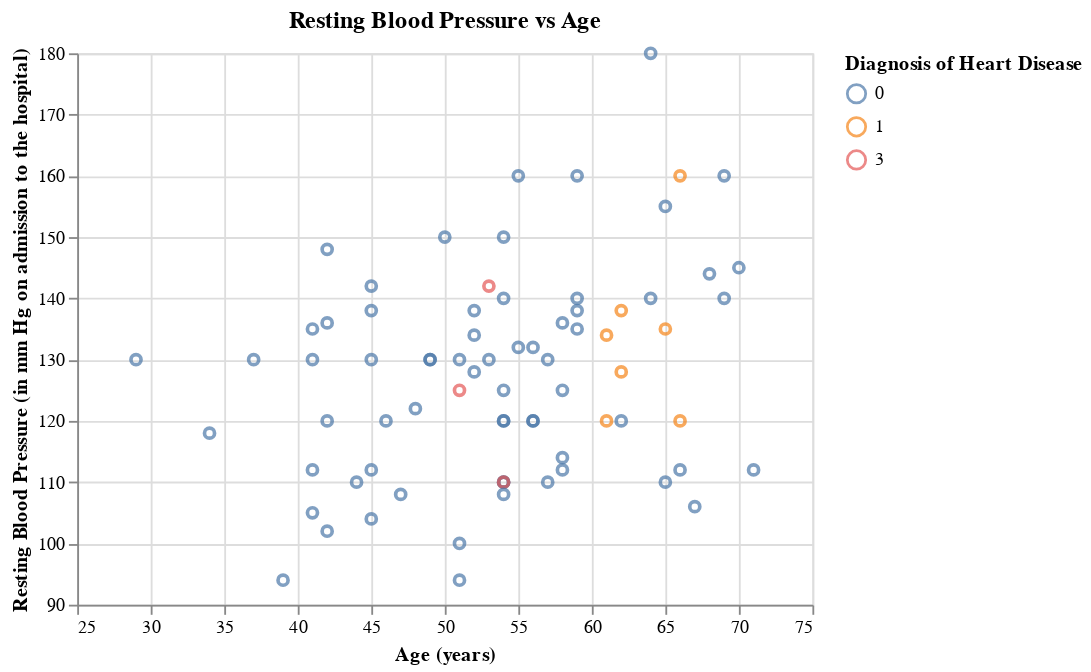

The code cell stored with this chart in its notebook:
### Markdown cell above
There are no clear trends in Serum Cholestral and Age that can be seen through the plot above. However, if a patient falls within the range of ages 50 to 65 and have a Serum Cholestral level of around 200 to 300, they should be aware that they have a higher risk of possessing heart disease.

### Code cell
plot3=alt.Chart(heart_test_predictions).mark_point().encode(
    x=alt.X("age",title = "Age (years)", scale=alt.Scale(zero=False)),
    y=alt.Y("trestbps",title = "Resting Blood Pressure (in mm Hg on admission to the hospital)", scale=alt.Scale(zero=False)),
    color=alt.Color("predicted:N",title = "Diagnosis of Heart Disease")
).properties(title="Resting Blood Pressure vs Age")
plot3

### Figure 1 — Vega-Lite specification as saved in the notebook (floating-point values rounded to 4 significant figures)
{"config": {"view": {"continuousWidth": 400, "continuousHeight": 300}}, "data": {"name": "data-126e00955e0362e263d044f6f4608d0d"}, "mark": "point", "encoding": {"color": {"field": "predicted", "title": "Diagnosis of Heart Disease", "type": "nominal"}, "x": {"field": "age", "scale": {"zero": false}, "title": "Age (years)", "type": "quantitative"}, "y": {"field": "trestbps", "scale": {"zero": false}, "title": "Resting Blood Pressure (in mm Hg on admission to the hospital)", "type": "quantitative"}}, "title": "Resting Blood Pressure vs Age", "$schema": "https://vega.github.io/schema/vega-lite/v4.17.0.json", "datasets": {"data-126e00955e0362e263d044f6f4608d0d": [{"age": 65, "sex": 1, "cp": 4, "trestbps": 110, "chol": 248, "fbs": 0, "restecg": 2, "thalach": 158, "exang": 0, "oldpeak": 0.6, "slope": 1, "ca": 2.0, "thal": 6.0, "num": 1, "predicted": 0}, {"age": 39, "sex": 0, "cp": 3, "trestbps": 94, "chol": 199, "fbs": 0, "restecg": 0, "thalach": 179, "exang": 0, "oldpeak": 0.0, "slope": 1, "ca": 0.0, "thal": 3.0, "num": 0, "predicted": 0}, {"age": 64, "sex": 1, "cp": 3, "trestbps": 140, "chol": 335, "fbs": 0, "restecg": 0, "thalach": 158, "exang": 0, "oldpeak": 0.0, "slope": 1, "ca": 0.0, "thal": 3.0, "num": 1, "predicted": 0}, {"age": 52, "sex": 1, "cp": 4, "trestbps": 128, "chol": 255, "fbs": 0, "restecg": 0, "thalach": 161, "exang": 1, "oldpeak": 0.0, "slope": 1, "ca": 1.0, "thal": 7.0, "num": 1, "predicted": 0}, {"age": 58, "sex": 1, "cp": 4, "trestbps": 125, "chol": 300, "fbs": 0, "restecg": 2, "thalach": 171, "exang": 0, "oldpeak": 0.0, "slope": 1, "ca": 2.0, "thal": 7.0, "num": 1, "predicted": 0}, {"age": 47, "sex": 1, "cp": 3, "trestbps": 108, "chol": 243, "fbs": 0, "restecg": 0, "thalach": 152, "exang": 0, "oldpeak": 0.0, "slope": 1, "ca": 0.0, "thal": 3.0, "num": 1, "predicted": 0}, {"age": 56, "sex": 1, "cp": 2, "trestbps": 120, "chol": 236, "fbs": 0, "restecg": 0, "thalach": 178, "exang": 0, "oldpeak": 0.8, "slope": 1, "ca": 0.0, "thal": 3.0, "num": 0, "predicted": 0}, {"age": 34, "sex": 0, "cp": 2, "trestbps": 118, "chol": 210, "fbs": 0, "restecg": 0, "thalach": 192, "exang": 0, "oldpeak": 0.7, "slope": 1, "ca": 0.0, "thal": 3.0, "num": 0, "predicted": 0}, {"age": 55, "sex": 1, "cp": 4, "trestbps": 132, "chol": 353, "fbs": 0, "restecg": 0, "thalach": 132, "exang": 1, "oldpeak": 1.2, "slope": 2, "ca": 1.0, "thal": 7.0, "num": 3, "predicted": 0}, {"age": 59, "sex": 1, "cp": 1, "trestbps": 160, "chol": 273, "fbs": 0, "restecg": 2, "thalach": 125, "exang": 0, "oldpeak": 0.0, "slope": 1, "ca": 0.0, "thal": 3.0, "num": 1, "predicted": 0}, {"age": 62, "sex": 1, "cp": 4, "trestbps": 120, "chol": 267, "fbs": 0, "restecg": 0, "thalach": 99, "exang": 1, "oldpeak": 1.8, "slope": 2, "ca": 2.0, "thal": 7.0, "num": 1, "predicted": 0}, {"age": 41, "sex": 0, "cp": 3, "trestbps": 112, "chol": 268, "fbs": 0, "restecg": 2, "thalach": 172, "exang": 1, "oldpeak": 0.0, "slope": 1, "ca": 0.0, "thal": 3.0, "num": 0, "predicted": 0}, {"age": 53, "sex": 1, "cp": 4, "trestbps": 142, "chol": 226, "fbs": 0, "restecg": 2, "thalach": 111, "exang": 1, "oldpeak": 0.0, "slope": 1, "ca": 0.0, "thal": 7.0, "num": 0, "predicted": 3}, {"age": 70, "sex": 1, "cp": 4, "trestbps": 145, "chol": 174, "fbs": 0, "restecg": 0, "thalach": 125, "exang": 1, "oldpeak": 2.6, "slope": 3, "ca": 0.0, "thal": 7.0, "num": 4, "predicted": 0}, {"age": 52, "sex": 1, "cp": 3, "trestbps": 138, "chol": 223, "fbs": 0, "restecg": 0, "thalach": 169, "exang": 0, "oldpeak": 0.0, "slope": 1, "ca": null, "thal": 3.0, "num": 0, "predicted": 0}, {"age": 58, "sex": 0, "cp": 2, "trestbps": 136, "chol": 319, "fbs": 1, "restecg": 2, "thalach": 152, "exang": 0, "oldpeak": 0.0, "slope": 1, "ca": 2.0, "thal": 3.0, "num": 3, "predicted": 0}, {"age": 41, "sex": 0, "cp": 2, "trestbps": 105, "chol": 198, "fbs": 0, "restecg": 0, "thalach": 168, "exang": 0, "oldpeak": 0.0, "slope": 1, "ca": 1.0, "thal": 3.0, "num": 0, "predicted": 0}, {"age": 67, "sex": 0, "cp": 4, "trestbps": 106, "chol": 223, "fbs": 0, "restecg": 0, "thalach": 142, "exang": 0, "oldpeak": 0.3, "slope": 1, "ca": 2.0, "thal": 3.0, "num": 0, "predicted": 0}, {"age": 52, "sex": 1, "cp": 2, "trestbps": 134, "chol": 201, "fbs": 0, "restecg": 0, "thalach": 158, "exang": 0, "oldpeak": 0.8, "slope": 1, "ca": 1.0, "thal": 3.0, "num": 0, "predicted": 0}, {"age": 51, "sex": 1, "cp": 3, "trestbps": 94, "chol": 227, "fbs": 0, "restecg": 0, "thalach": 154, "exang": 1, "oldpeak": 0.0, "slope": 1, "ca": 1.0, "thal": 7.0, "num": 0, "predicted": 0}, {"age": 29, "sex": 1, "cp": 2, "trestbps": 130, "chol": 204, "fbs": 0, "restecg": 2, "thalach": 202, "exang": 0, "oldpeak": 0.0, "slope": 1, "ca": 0.0, "thal": 3.0, "num": 0, "predicted": 0}, {"age": 61, "sex": 1, "cp": 4, "trestbps": 120, "chol": 260, "fbs": 0, "restecg": 0, "thalach": 140, "exang": 1, "oldpeak": 3.6, "slope": 2, "ca": 1.0, "thal": 7.0, "num": 2, "predicted": 1}, {"age": 54, "sex": 1, "cp": 4, "trestbps": 110, "chol": 239, "fbs": 0, "restecg": 0, "thalach": 126, "exang": 1, "oldpeak": 2.8, "slope": 2, "ca": 1.0, "thal": 7.0, "num": 3, "predicted": 0}, {"age": 59, "sex": 1, "cp": 4, "trestbps": 140, "chol": 177, "fbs": 0, "restecg": 0, "thalach": 162, "exang": 1, "oldpeak": 0.0, "slope": 1, "ca": 1.0, "thal": 7.0, "num": 2, "predicted": 0}, {"age": 54, "sex": 1, "cp": 3, "trestbps": 150, "chol": 232, "fbs": 0, "restecg": 2, "thalach": 165, "exang": 0, "oldpeak": 1.6, "slope": 1, "ca": 0.0, "thal": 7.0, "num": 0, "predicted": 0}, {"age": 51, "sex": 1, "cp": 1, "trestbps": 125, "chol": 213, "fbs": 0, "restecg": 2, "thalach": 125, "exang": 1, "oldpeak": 1.4, "slope": 1, "ca": 1.0, "thal": 3.0, "num": 0, "predicted": 3}, {"age": 64, "sex": 0, "cp": 4, "trestbps": 180, "chol": 325, "fbs": 0, "restecg": 0, "thalach": 154, "exang": 1, "oldpeak": 0.0, "slope": 1, "ca": 0.0, "thal": 3.0, "num": 0, "predicted": 0}, {"age": 69, "sex": 1, "cp": 3, "trestbps": 140, "chol": 254, "fbs": 0, "restecg": 2, "thalach": 146, "exang": 0, "oldpeak": 2.0, "slope": 2, "ca": 3.0, "thal": 7.0, "num": 2, "predicted": 0}, {"age": 54, "sex": 1, "cp": 4, "trestbps": 140, "chol": 239, "fbs": 0, "restecg": 0, "thalach": 160, "exang": 0, "oldpeak": 1.2, "slope": 1, "ca": 0.0, "thal": 3.0, "num": 0, "predicted": 0}, {"age": 55, "sex": 1, "cp": 4, "trestbps": 160, "chol": 289, "fbs": 0, "restecg": 2, "thalach": 145, "exang": 1, "oldpeak": 0.8, "slope": 2, "ca": 1.0, "thal": 7.0, "num": 4, "predicted": 0}, {"age": 48, "sex": 1, "cp": 4, "trestbps": 122, "chol": 222, "fbs": 0, "restecg": 2, "thalach": 186, "exang": 0, "oldpeak": 0.0, "slope": 1, "ca": 0.0, "thal": 3.0, "num": 0, "predicted": 0}, {"age": 42, "sex": 0, "cp": 4, "trestbps": 102, "chol": 265, "fbs": 0, "restecg": 2, "thalach": 122, "exang": 0, "oldpeak": 0.6, "slope": 2, "ca": 0.0, "thal": 3.0, "num": 0, "predicted": 0}, {"age": 66, "sex": 1, "cp": 2, "trestbps": 160, "chol": 246, "fbs": 0, "restecg": 0, "thalach": 120, "exang": 1, "oldpeak": 0.0, "slope": 2, "ca": 3.0, "thal": 6.0, "num": 2, "predicted": 1}, {"age": 66, "sex": 1, "cp": 4, "trestbps": 120, "chol": 302, "fbs": 0, "restecg": 2, "thalach": 151, "exang": 0, "oldpeak": 0.4, "slope": 2, "ca": 0.0, "thal": 3.0, "num": 0, "predicted": 1}, {"age": 57, "sex": 1, "cp": 4, "trestbps": 130, "chol": 131, "fbs": 0, "restecg": 0, "thalach": 115, "exang": 1, "oldpeak": 1.2, "slope": 2, "ca": 1.0, "thal": 7.0, "num": 3, "predicted": 0}, {"age": 71, "sex": 0, "cp": 4, "trestbps": 112, "chol": 149, "fbs": 0, "restecg": 0, "thalach": 125, "exang": 0, "oldpeak": 1.6, "slope": 2, "ca": 0.0, "thal": 3.0, "num": 0, "predicted": 0}, {"age": 53, "sex": 1, "cp": 3, "trestbps": 130, "chol": 246, "fbs": 1, "restecg": 2, "thalach": 173, "exang": 0, "oldpeak": 0.0, "slope": 1, "ca": 3.0, "thal": 3.0, "num": 0, "predicted": 0}, {"age": 44, "sex": 1, "cp": 4, "trestbps": 110, "chol": 197, "fbs": 0, "restecg": 2, "thalach": 177, "exang": 0, "oldpeak": 0.0, "slope": 1, "ca": 1.0, "thal": 3.0, "num": 1, "predicted": 0}, {"age": 59, "sex": 1, "cp": 4, "trestbps": 135, "chol": 234, "fbs": 0, "restecg": 0, "thalach": 161, "exang": 0, "oldpeak": 0.5, "slope": 2, "ca": 0.0, "thal": 7.0, "num": 0, "predicted": 0}, {"age": 61, "sex": 1, "cp": 1, "trestbps": 134, "chol": 234, "fbs": 0, "restecg": 0, "thalach": 145, "exang": 0, "oldpeak": 2.6, "slope": 2, "ca": 2.0, "thal": 3.0, "num": 2, "predicted": 1}, {"age": 62, "sex": 1, "cp": 2, "trestbps": 128, "chol": 208, "fbs": 1, "restecg": 2, "thalach": 140, "exang": 0, "oldpeak": 0.0, "slope": 1, "ca": 0.0, "thal": 3.0, "num": 0, "predicted": 1}, {"age": 37, "sex": 1, "cp": 3, "trestbps": 130, "chol": 250, "fbs": 0, "restecg": 0, "thalach": 187, "exang": 0, "oldpeak": 3.5, "slope": 3, "ca": 0.0, "thal": 3.0, "num": 0, "predicted": 0}, {"age": 54, "sex": 1, "cp": 4, "trestbps": 120, "chol": 188, "fbs": 0, "restecg": 0, "thalach": 113, "exang": 0, "oldpeak": 1.4, "slope": 2, "ca": 1.0, "thal": 7.0, "num": 2, "predicted": 0}, {"age": 42, "sex": 1, "cp": 1, "trestbps": 148, "chol": 244, "fbs": 0, "restecg": 2, "thalach": 178, "exang": 0, "oldpeak": 0.8, "slope": 1, "ca": 2.0, "thal": 3.0, "num": 0, "predicted": 0}, {"age": 54, "sex": 1, "cp": 3, "trestbps": 125, "chol": 273, "fbs": 0, "restecg": 2, "thalach": 152, "exang": 0, "oldpeak": 0.5, "slope": 3, "ca": 1.0, "thal": 3.0, "num": 0, "predicted": 0}, {"age": 49, "sex": 0, "cp": 4, "trestbps": 130, "chol": 269, "fbs": 0, "restecg": 0, "thalach": 163, "exang": 0, "oldpeak": 0.0, "slope": 1, "ca": 0.0, "thal": 3.0, "num": 0, "predicted": 0}, {"age": 45, "sex": 0, "cp": 2, "trestbps": 130, "chol": 234, "fbs": 0, "restecg": 2, "thalach": 175, "exang": 0, "oldpeak": 0.6, "slope": 2, "ca": 0.0, "thal": 3.0, "num": 0, "predicted": 0}, {"age": 45, "sex": 1, "cp": 4, "trestbps": 142, "chol": 309, "fbs": 0, "restecg": 2, "thalach": 147, "exang": 1, "oldpeak": 0.0, "slope": 2, "ca": 3.0, "thal": 7.0, "num": 3, "predicted": 0}, {"age": 66, "sex": 1, "cp": 4, "trestbps": 112, "chol": 212, "fbs": 0, "restecg": 2, "thalach": 132, "exang": 1, "oldpeak": 0.1, "slope": 1, "ca": 1.0, "thal": 3.0, "num": 2, "predicted": 0}, {"age": 42, "sex": 1, "cp": 3, "trestbps": 120, "chol": 240, "fbs": 1, "restecg": 0, "thalach": 194, "exang": 0, "oldpeak": 0.8, "slope": 3, "ca": 0.0, "thal": 7.0, "num": 0, "predicted": 0}, {"age": 45, "sex": 0, "cp": 4, "trestbps": 138, "chol": 236, "fbs": 0, "restecg": 2, "thalach": 152, "exang": 1, "oldpeak": 0.2, "slope": 2, "ca": 0.0, "thal": 3.0, "num": 0, "predicted": 0}, {"age": 68, "sex": 1, "cp": 4, "trestbps": 144, "chol": 193, "fbs": 1, "restecg": 0, "thalach": 141, "exang": 0, "oldpeak": 3.4, "slope": 2, "ca": 2.0, "thal": 7.0, "num": 2, "predicted": 0}, {"age": 69, "sex": 1, "cp": 1, "trestbps": 160, "chol": 234, "fbs": 1, "restecg": 2, "thalach": 131, "exang": 0, "oldpeak": 0.1, "slope": 2, "ca": 1.0, "thal": 3.0, "num": 0, "predicted": 0}, {"age": 54, "sex": 0, "cp": 3, "trestbps": 110, "chol": 214, "fbs": 0, "restecg": 0, "thalach": 158, "exang": 0, "oldpeak": 1.6, "slope": 2, "ca": 0.0, "thal": 3.0, "num": 0, "predicted": 0}, {"age": 41, "sex": 1, "cp": 3, "trestbps": 130, "chol": 214, "fbs": 0, "restecg": 2, "thalach": 168, "exang": 0, "oldpeak": 2.0, "slope": 2, "ca": 0.0, "thal": 3.0, "num": 0, "predicted": 0}, {"age": 58, "sex": 1, "cp": 3, "trestbps": 112, "chol": 230, "fbs": 0, "restecg": 2, "thalach": 165, "exang": 0, "oldpeak": 2.5, "slope": 2, "ca": 1.0, "thal": 7.0, "num": 4, "predicted": 0}, {"age": 58, "sex": 1, "cp": 4, "trestbps": 114, "chol": 318, "fbs": 0, "restecg": 1, "thalach": 140, "exang": 0, "oldpeak": 4.4, "slope": 3, "ca": 3.0, "thal": 6.0, "num": 4, "predicted": 0}, {"age": 65, "sex": 0, "cp": 3, "trestbps": 155, "chol": 269, "fbs": 0, "restecg": 0, "thalach": 148, "exang": 0, "oldpeak": 0.8, "slope": 1, "ca": 0.0, "thal": 3.0, "num": 0, "predicted": 0}, {"age": 50, "sex": 1, "cp": 4, "trestbps": 150, "chol": 243, "fbs": 0, "restecg": 2, "thalach": 128, "exang": 0, "oldpeak": 2.6, "slope": 2, "ca": 0.0, "thal": 7.0, "num": 4, "predicted": 0}, {"age": 54, "sex": 1, "cp": 3, "trestbps": 120, "chol": 258, "fbs": 0, "restecg": 2, "thalach": 147, "exang": 0, "oldpeak": 0.4, "slope": 2, "ca": 0.0, "thal": 7.0, "num": 0, "predicted": 0}, {"age": 54, "sex": 1, "cp": 4, "trestbps": 110, "chol": 206, "fbs": 0, "restecg": 2, "thalach": 108, "exang": 1, "oldpeak": 0.0, "slope": 2, "ca": 1.0, "thal": 3.0, "num": 3, "predicted": 3}, {"age": 49, "sex": 1, "cp": 2, "trestbps": 130, "chol": 266, "fbs": 0, "restecg": 0, "thalach": 171, "exang": 0, "oldpeak": 0.6, "slope": 1, "ca": 0.0, "thal": 3.0, "num": 0, "predicted": 0}, {"age": 54, "sex": 0, "cp": 3, "trestbps": 108, "chol": 267, "fbs": 0, "restecg": 2, "thalach": 167, "exang": 0, "oldpeak": 0.0, "slope": 1, "ca": 0.0, "thal": 3.0, "num": 0, "predicted": 0}, {"age": 59, "sex": 1, "cp": 4, "trestbps": 138, "chol": 271, "fbs": 0, "restecg": 2, "thalach": 182, "exang": 0, "oldpeak": 0.0, "slope": 1, "ca": 0.0, "thal": 3.0, "num": 0, "predicted": 0}, {"age": 45, "sex": 1, "cp": 4, "trestbps": 104, "chol": 208, "fbs": 0, "restecg": 2, "thalach": 148, "exang": 1, "oldpeak": 3.0, "slope": 2, "ca": 0.0, "thal": 3.0, "num": 0, "predicted": 0}, {"age": 62, "sex": 0, "cp": 4, "trestbps": 138, "chol": 294, "fbs": 1, "restecg": 0, "thalach": 106, "exang": 0, "oldpeak": 1.9, "slope": 2, "ca": 3.0, "thal": 3.0, "num": 2, "predicted": 1}, {"age": 56, "sex": 1, "cp": 4, "trestbps": 132, "chol": 184, "fbs": 0, "restecg": 2, "thalach": 105, "exang": 1, "oldpeak": 2.1, "slope": 2, "ca": 1.0, "thal": 6.0, "num": 1, "predicted": 0}, {"age": 42, "sex": 1, "cp": 4, "trestbps": 136, "chol": 315, "fbs": 0, "restecg": 0, "thalach": 125, "exang": 1, "oldpeak": 1.8, "slope": 2, "ca": 0.0, "thal": 6.0, "num": 2, "predicted": 0}, {"age": 65, "sex": 1, "cp": 4, "trestbps": 135, "chol": 254, "fbs": 0, "restecg": 2, "thalach": 127, "exang": 0, "oldpeak": 2.8, "slope": 2, "ca": 1.0, "thal": 7.0, "num": 2, "predicted": 1}, {"age": 46, "sex": 1, "cp": 4, "trestbps": 120, "chol": 249, "fbs": 0, "restecg": 2, "thalach": 144, "exang": 0, "oldpeak": 0.8, "slope": 1, "ca": 0.0, "thal": 7.0, "num": 1, "predicted": 0}, {"age": 57, "sex": 1, "cp": 4, "trestbps": 110, "chol": 201, "fbs": 0, "restecg": 0, "thalach": 126, "exang": 1, "oldpeak": 1.5, "slope": 2, "ca": 0.0, "thal": 6.0, "num": 0, "predicted": 0}, {"age": 51, "sex": 0, "cp": 3, "trestbps": 130, "chol": 256, "fbs": 0, "restecg": 2, "thalach": 149, "exang": 0, "oldpeak": 0.5, "slope": 1, "ca": 0.0, "thal": 3.0, "num": 0, "predicted": 0}, {"age": 56, "sex": 1, "cp": 1, "trestbps": 120, "chol": 193, "fbs": 0, "restecg": 2, "thalach": 162, "exang": 0, "oldpeak": 1.9, "slope": 2, "ca": 0.0, "thal": 7.0, "num": 0, "predicted": 0}, {"age": 45, "sex": 0, "cp": 2, "trestbps": 112, "chol": 160, "fbs": 0, "restecg": 0, "thalach": 138, "exang": 0, "oldpeak": 0.0, "slope": 2, "ca": 0.0, "thal": 3.0, "num": 0, "predicted": 0}, {"age": 41, "sex": 1, "cp": 2, "trestbps": 135, "chol": 203, "fbs": 0, "restecg": 0, "thalach": 132, "exang": 0, "oldpeak": 0.0, "slope": 2, "ca": 0.0, "thal": 6.0, "num": 0, "predicted": 0}, {"age": 51, "sex": 1, "cp": 3, "trestbps": 100, "chol": 222, "fbs": 0, "restecg": 0, "thalach": 143, "exang": 1, "oldpeak": 1.2, "slope": 2, "ca": 0.0, "thal": 3.0, "num": 0, "predicted": 0}]}}
